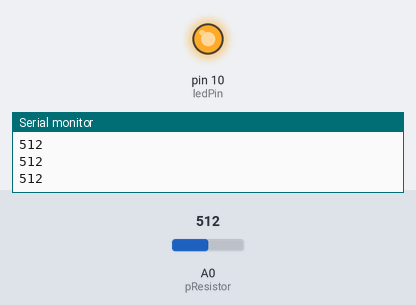
Bench run of a sketch on a simulated Arduino Uno, built with avr-gcc and run on an emulated ATmega328P. Shown: output pins drawn as LEDs (lit = HIGH), the last lines printed to the serial monitor. The inputs (shaded band) are chosen by the test bench; at power-on: A0 (pResistor) = 512.

Above: at 1.2 s.
1.3 s: A0 (pResistor) set to 593
2.8 s: A0 (pResistor) set to 611
At 3.7 s:
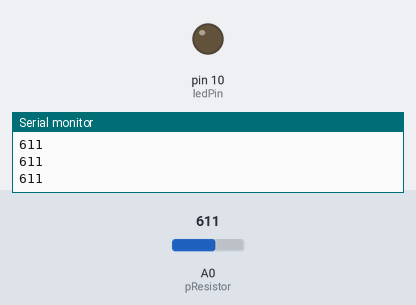
4.3 s: A0 (pResistor) set to 590
At 5.2 s:
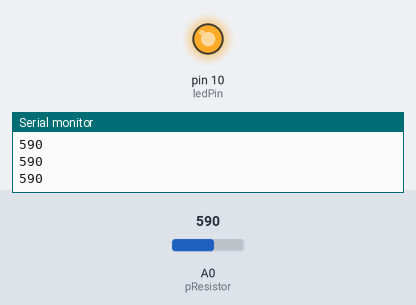
5.8 s: A0 (pResistor) set to 610
At 6.7 s:
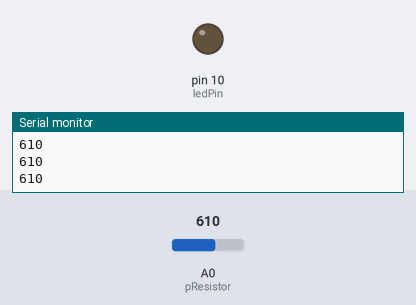
Timing chart, 0 to 8.3 s (numbered marks = the images above; inputs shaded):
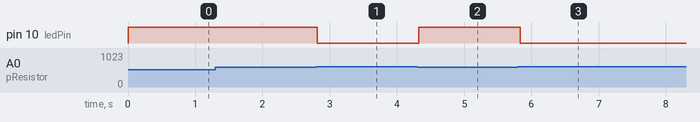

The sketch:

code.ino
```cpp
const int pResistor = A0;
const int ledPin = 10;

int value;

void setup() {
  pinMode(ledPin, OUTPUT);
  pinMode(pResistor, INPUT);
  Serial.begin(9600);
}

void loop() {
  value = analogRead(pResistor);
  Serial.println(value);
  //You can change value "25"
  if (value > 600) {
    digitalWrite(ledPin, LOW);  //Turn led off
  }
  else {
    digitalWrite(ledPin, HIGH); //Turn led on
  }

  delay(50);
}
```

Measured:
- the behaviour switches between 600 and 601 on A0 (pResistor) (found by bisection; images 0 and 1)
- after the input at 2.8 s, pin 10 (ledPin): HIGH → LOW at once
- after the input at 4.3 s, pin 10 (ledPin): LOW → HIGH at once
- after the input at 5.8 s, pin 10 (ledPin): HIGH → LOW at once
